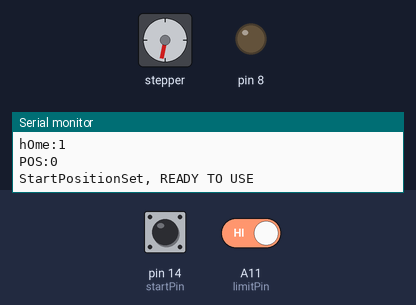
Recording of a sketch running on a simulated Arduino Mega 2560, built with avr-gcc and run on an emulated ATmega2560. Shown: stepper motor, output pins drawn as LEDs (lit = HIGH), the last lines printed to the serial monitor. Inputs (shaded band) come from the test bench; at power-on: pin 14 (startPin) HIGH, A11 (limitPin) HIGH. Stepper angles assume 1000 steps per turn.

Above: at 5.8 s.
5.9 s: pin 14 (startPin) pulled LOW for 0.15 s
At 7.8 s:
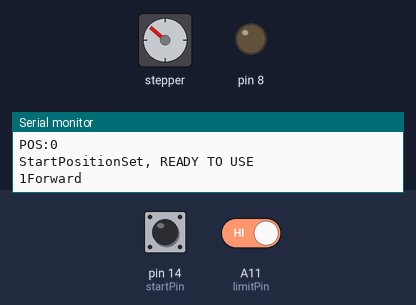
9.0 s: pin 14 (startPin) pulled LOW for 3.2 s
At 12.7 s:
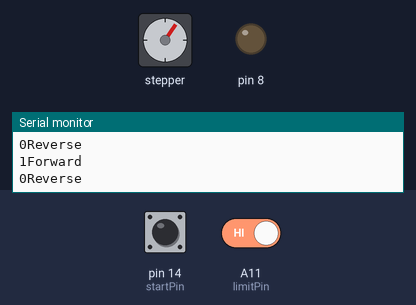
13.7 s: pin 14 (startPin) pulled LOW for 1 s
At 15.5 s:
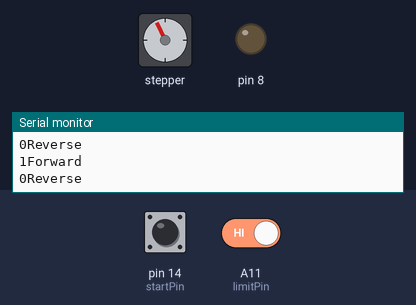
17.2 s: pin 14 (startPin) pulled LOW for 3.2 s
At 18.1 s:
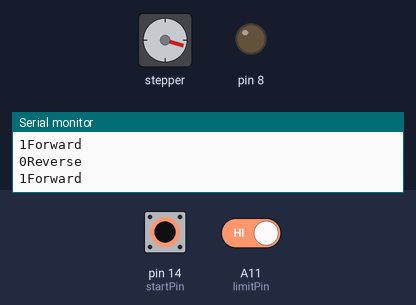
23.4 s: pin 14 (startPin) pulled LOW for 3.2 s
28.1 s: pin 14 (startPin) driven LOW
Timing chart, 0 to 32.1 s (numbered marks = the images above; inputs shaded):
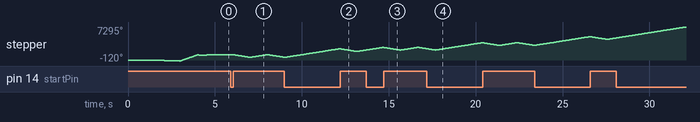

Measured:
- after the input at 5.9 s, stepper: turns 600° counter-clockwise in 0.96 s, then 600° clockwise in 0.98 s, then 576° counter-clockwise in 0.94 s

The sketch:

AUto_STACKER_BASECODE-NoPIXY.ino
```cpp
#include<MobaTools.h>
const byte stepPin =18;
const byte dirPin =17;

#define limitPin A11
#define startPin 14

const int stepsperRev = 1000;

int count = 0;
int limit_count =0;

bool limswitch =0;

int hOme =0;
int pos =0;
int sTart =0;

MoToStepper stepper1(stepsperRev, STEPDIR);
void setup() {
  Serial.begin(9600);
  stepper1.attach(stepPin,dirPin);
  stepper1.setRampLen(100);

  pinMode(8,OUTPUT);

  pinMode(limitPin, INPUT_PULLUP);
  pinMode(startPin, INPUT_PULLUP);
  homing();
  set_pos();
}

void loop() {
    while(digitalRead(startPin)==LOW)
    {sTart =1;}


    if((hOme ==1)&& (limit_count>0)&&(count ==0)&&(pos=1)&& (sTart ==1))
  {
    motor();
  }
}

void homing() {
  while(digitalRead(limitPin) != HIGH && limit_count==0) { stepper1.rotate(1);Serial.print(limswitch);Serial.println("Finding END");}

  if(digitalRead(limitPin) == HIGH && limit_count ==0) {stepper1.stop();Serial.println("END POSITION");limit_count+=1;limswitch=HIGH;hOme =1;}
  Serial.print("limit_count:");Serial.println(limit_count);
  Serial.print("limswitch:");Serial.println(limswitch);
  Serial.print("hOme:");Serial.println(hOme);
  Serial.print("POS:");Serial.println(pos);
  delay(2000);
  }

void set_pos() {

  while(hOme ==1 && limit_count >0 && limswitch ==HIGH && pos ==0) {
    stepper1.setSpeed(200);
    stepper1.rotate(-1);
    delay(1000);
    stepper1.rotate(11);
    delay(1000);
    stepper1.rotate(-1);
    delay(500);
    stepper1.rotate(11);
    delay(100);
    pos =1;
    stepper1.stop();
    Serial.println("StartPositionSet, READY TO USE");

  }
}


void motor() {
  stepper1.setSpeed(1000);
  stepper1.rotate(-1);
  delay(1000);
  count++;
  Serial.print(count);
  Serial.println("Forward");
  stepper1.rotate(1);
  delay(1000);
  count--;
  Serial.print(count);
  Serial.println("Reverse");
}
```
